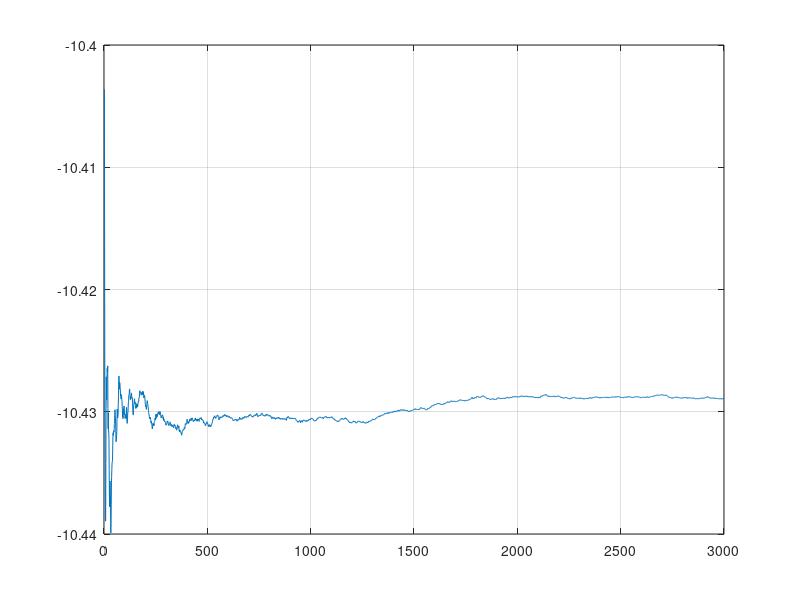
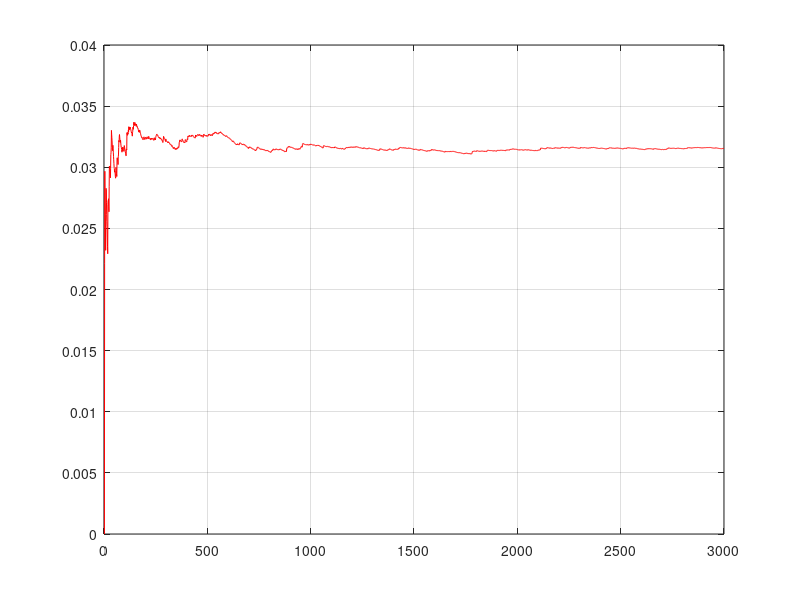

Reproduce these figures in MATLAB, in order.
clear all; close all; clc; 

%  Arquivos calibração em X
% ==========================
D = importdata('x_up.txt');
xm = D(:,1);

for i = 1:max(size(xm))
    index(i)         = i; 
    
    % Média.
    x_medio(i)       = sum(xm(1:i))/i;
    
    % Desvio Padrão -- código matlab
    std_matlab(i)    = std(xm(1:i));    
end

plot(index, x_medio); grid;

figure;
plot(index, std_matlab, 'r');
grid;